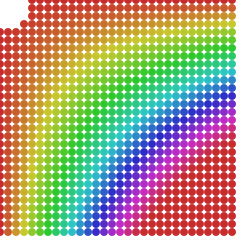
Frame 1 (no input)
Frame 60 (the mouse pressed at the canvas centre just before this capture): identical to frame 1, image omitted
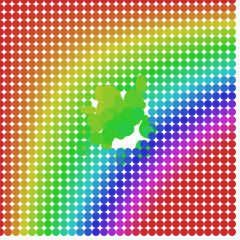
Frame 120 (the mouse held since frame 60 and released just before this capture)

The Processing sketch that drew these frames (run headless with seeded random() and noise(); from frame 60 on, the mouse is pressed at the canvas centre):

// Processing sketch: grillaPaletaInteractiva
// ── grillaPaletaInteractiva.pde
float tamYCant;
int I;
int J;
int wT;
int hT;
void setup() {
  size(240, 240);
  textAlign(LEFT);
  textSize(8);
  colorMode(HSB);
  tamYCant = 30;
  surface.setResizable(true);
  background(255);
}
void draw() {
  background(255);
  wT = round(width/tamYCant);
  hT = round(height/tamYCant);
  fill(255);
  noStroke();
  rect(0, 0, width, height);
  for (int j = 0; j < tamYCant; j++) {
    for (int i = 0; i < tamYCant; i++) {
      I = round(i*width/tamYCant);
      J = round(j*height/tamYCant);
      fill((i*j)/PI, 200, 200);
      if (dist(mouseX, mouseY, I, J) < 30) {
        if (mousePressed) {
          ellipse(random(I-15, I+15), 
            random(J-15, J+15), 
            random(wT, wT+15), 
            random(hT, hT+15));
        }
      } else 
      {
        fill((i*j)/2, 200, 200);
        ellipse(I, J, wT, hT);
      }
    }
  }
}
